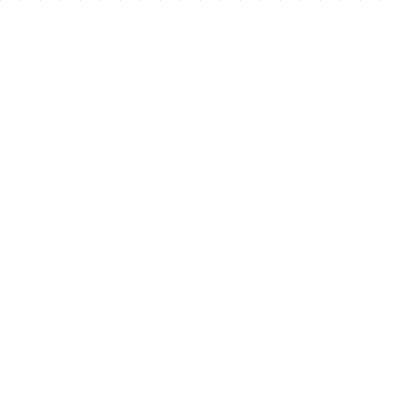
Frame 1 (no input)
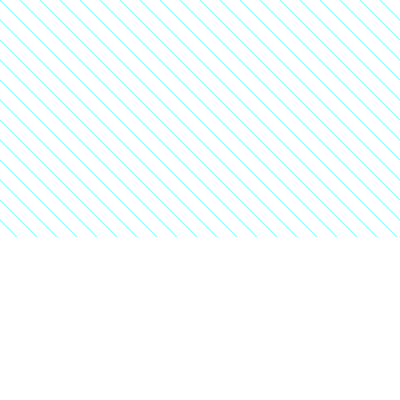
Frame 60 (the mouse pressed at the canvas centre just before this capture)
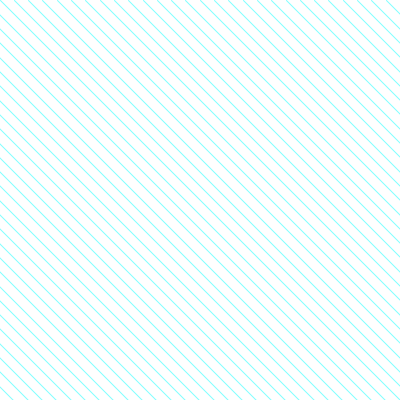
Frame 120 (the mouse held since frame 60 and released just before this capture)

The Processing sketch that drew these frames (run headless with seeded random() and noise(); from frame 60 on, the mouse is pressed at the canvas centre):

// Processing sketch: processing_142806
// ── processing_142806.pde

int rect_size = 20;
int space;

color c;
int hue = 180;

int x;
int y;

boolean xy_flg = false;

float lines_space = 20;
boolean lines_space_flg = false;

int alp = 0;
boolean alp_flg = false;

void setup() {
  size(400, 400);
  colorMode(HSB, 360, 100, 100);
  background(360);
}

void draw() {
  c = color(hue, 50, 100);

  background(360);

  stroke(c);

  for (int i = -100; i < 100;i++) {
    line(i*lines_space, 0, i*lines_space+x, y);
  }

  x += 4;
  y += 4;

  if (x > width && y > height) {
    x = width;
    y = height;

    xy_flg = true;
  }

  if (xy_flg == true) {
    lines_space -= 0.3;
    if (lines_space < 4.0) {
      lines_space = 4.0;
      lines_space_flg = true;
    }
  }

  if (lines_space_flg == true) {
    noStroke();
    for (int p = 0; p < width/rect_size;p++) {
      for (int q = 0; q < height/rect_size;q++) {
        if (q % 2 == 0) {
          fill(c, alp);
          space = 0;
        }
        else {
          fill(360, alp);
          space = rect_size;
        }

        rect(p*rect_size*2+space, q*rect_size, rect_size, rect_size);
      }
    }
    alp += 10;
    if (alp > 255) {
      alp = 255;
      alp_flg = true;
    }
  }

  if (alp_flg == true) {
    hue += 0.5;
    if (hue > 360) {
      hue = 0;
    }
  }
}
